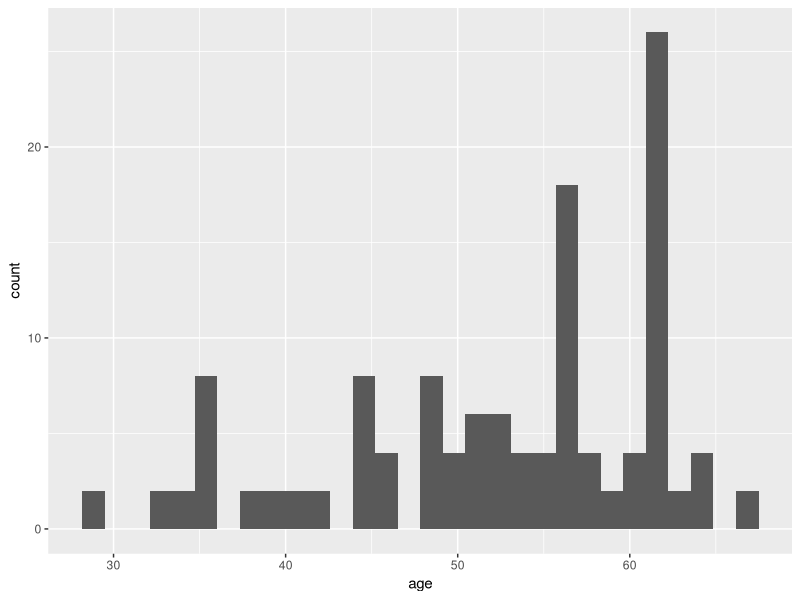

This figure's R source:
## ---- chunk 1
#| include: false
knitr::opts_chunk$set(echo = TRUE)
library(tidyverse)
library(readxl)
library(writexl)
## ---- chunk 2
cmv <- read_excel("data/cmv.xlsx")
head(cmv)
## ---- chunk 3
cmv_subset <- cmv %>%
  filter(age > 65)
## ---- chunk 4
write_xlsx(cmv_subset, "data/cmv_subset.xlsx")
## ---- chunk 5
cmv_tidy <- cmv %>%
  pivot_longer(
    donor_negative:donor_positive,
    names_to = 'donor_status',
    values_to = 'recipient_status'
  )
## ---- chunk 6
ggplot(cmv_tidy, aes(x = age)) + geom_histogram()
## ---- chunk 7
mod <- glm(
  cmv ~ age + prior.radiation + donor_status,
  data = cmv_tidy,
  family = "binomial"
)

summary(mod)
